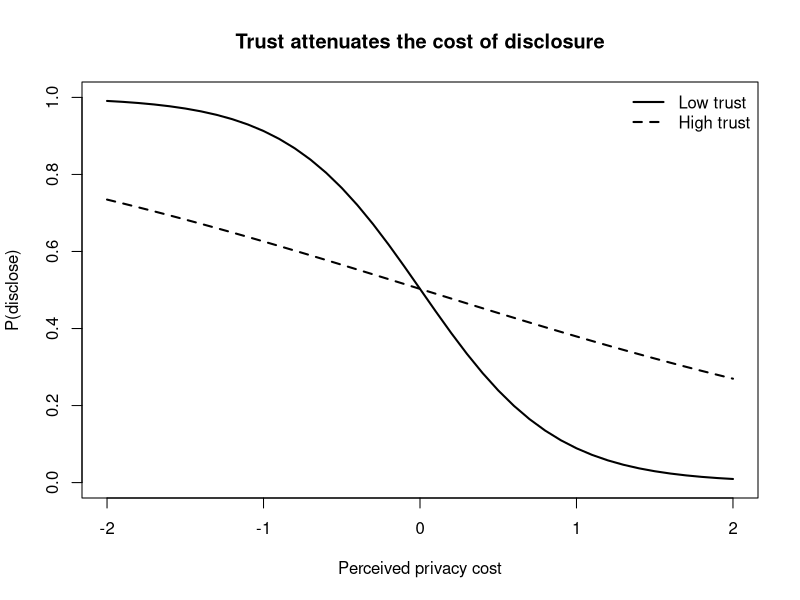
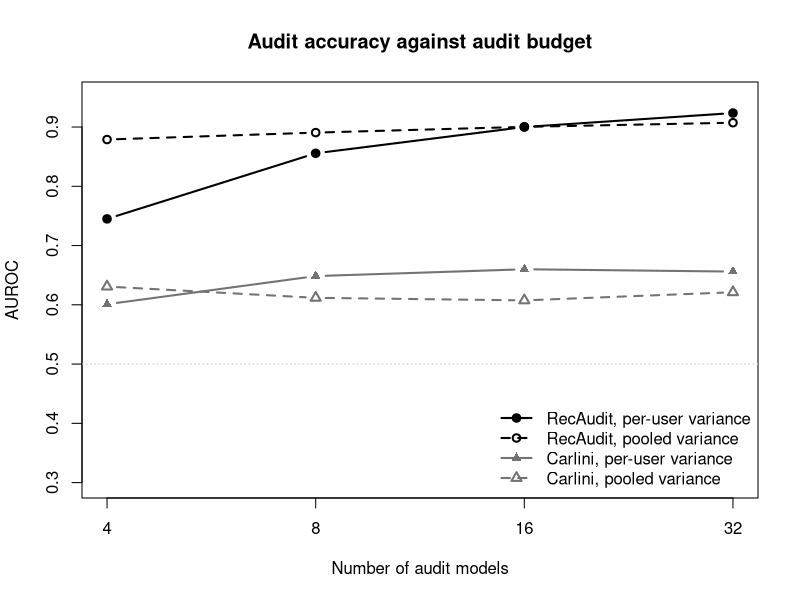

Generate these figures, in order, with R:
## ---- chunk 1
set.seed(2025)
n <- 4000

# Latent inputs: personalization benefit, privacy cost, and trust.
benefit <- rnorm(n, 0, 1)
cost    <- rnorm(n, 0, 1)
trust   <- rnorm(n, 0, 1)

# Data-generating process for disclosure (eq-disclosure-logit).
alpha <-  0.0; beta <- 1.2; gamma <- 1.4; delta <- 0.9
eta <- alpha + beta * benefit - gamma * cost + delta * (trust * cost)
p   <- 1 / (1 + exp(-eta))
disclose <- rbinom(n, 1, p)

dat <- data.frame(disclose, benefit, cost, trust)
fit <- glm(disclose ~ benefit + cost + trust:cost,
           family = binomial, data = dat)
round(coef(summary(fit)), 3)

# Disclosure probability vs. perceived cost, at low vs. high trust,
# holding benefit at its mean.
grid <- expand.grid(cost = seq(-2, 2, 0.1),
                    trust = c(-1, 1), benefit = 0)
grid$p <- predict(fit, newdata = grid, type = "response")

plot(grid$cost[grid$trust == -1], grid$p[grid$trust == -1], type = "l",
     lwd = 2, ylim = 0:1, xlab = "Perceived privacy cost",
     ylab = "P(disclose)", main = "Trust attenuates the cost of disclosure")
lines(grid$cost[grid$trust == 1], grid$p[grid$trust == 1], lwd = 2, lty = 2)
legend("topright", c("Low trust", "High trust"), lwd = 2, lty = c(1, 2),
       bty = "n")
## ---- chunk 2
#| label: tbl-privacy-recaudit-replication
#| tbl-cap: "Auditing whether a recommender forgot deleted users: the authors' MovieLens-100K demo (BERT4Rec, 32 audit models, 314 audit users) re-run from the posted scores. AUROC ranks unforgotten above forgotten users; FPR at 10% FNR is the share of honored deletions wrongly flagged when the audit catches 90% of unforgotten users. Every value matches the authors' README to four decimals."
recaudit_tab <- data.frame(
  Method = c("Yeom et al. (global confidence threshold)",
             "Zhou et al. (confidence + correctness, global)",
             "Sablayrolles et al. (per-user midpoint)",
             "Watson et al. (per-user out-reference)",
             "Carlini et al. (Gaussian LR on confidence)",
             "RecAudit (Gaussian LR on gap score)"),
  AUROC          = c(0.5825, 0.5802, 0.7238, 0.6872, 0.6561, 0.9236),
  `FPR at 10% FNR` = c(0.7898, 0.7834, 0.5478, 0.6624, 0.8025, 0.2102),
  check.names = FALSE)
knitr::kable(recaudit_tab, digits = 4)
## ---- chunk 3
#| label: tbl-privacy-recaudit-decomp
#| tbl-cap: "Which ingredient carries the gain? The four tests crossed with the two scores, from the same posted demo scores. The confidence rows are the published baselines; the gap-score rows other than RecAudit are our own combinations."
decomp_tab <- data.frame(
  Test = rep(c("Global threshold", "Per-user out-reference",
               "Per-user midpoint", "Per-user Gaussian LR"), 2),
  Score = rep(c("Confidence in true item", "Gap score"), each = 4),
  AUROC = c(0.5825, 0.6872, 0.7238, 0.6561, 0.6767, 0.8888, 0.9011, 0.9236),
  `FPR at 10% FNR` = c(0.7898, 0.6624, 0.5478, 0.8025, 0.7006, 0.2548, 0.1847, 0.2102),
  check.names = FALSE)
knitr::kable(decomp_tab, digits = 4)
## ---- chunk 4
#| label: fig-privacy-audit-budget
#| fig-cap: "AUROC against the number of audit models (each seed pair trains two), from the posted demo scores. Points at 4 to 16 models average 40 random subsets of seed pairs; 32 is the full demo. Solid lines estimate a separate variance for each user; dashed lines pool one variance across users."
#| fig-width: 7
#| fig-height: 4.5
budget <- data.frame(
  models = c(4, 8, 16, 32),
  rec_user   = c(0.7450, 0.8557, 0.9001, 0.9236),
  rec_pool   = c(0.8789, 0.8906, 0.9003, 0.9073),
  car_user   = c(0.6010, 0.6485, 0.6600, 0.6561),
  car_pool   = c(0.6308, 0.6118, 0.6075, 0.6212))
plot(budget$models, budget$rec_user, type = "b", log = "x", pch = 19, lwd = 2,
     ylim = c(0.3, 0.95), xaxt = "n", xlab = "Number of audit models",
     ylab = "AUROC", main = "Audit accuracy against audit budget")
axis(1, at = budget$models)
lines(budget$models, budget$rec_pool, type = "b", pch = 1,  lwd = 2, lty = 2)
lines(budget$models, budget$car_user, type = "b", pch = 17, lwd = 2, col = "grey45")
lines(budget$models, budget$car_pool, type = "b", pch = 2,  lwd = 2, lty = 2,
      col = "grey45")
abline(h = 0.5, col = "grey80", lty = 3)   # chance
legend("bottomright", bty = "n", lwd = 2, lty = c(1, 2, 1, 2),
       pch = c(19, 1, 17, 2), col = c("black", "black", "grey45", "grey45"),
       legend = c("RecAudit, per-user variance", "RecAudit, pooled variance",
                  "Carlini, per-user variance", "Carlini, pooled variance"))
